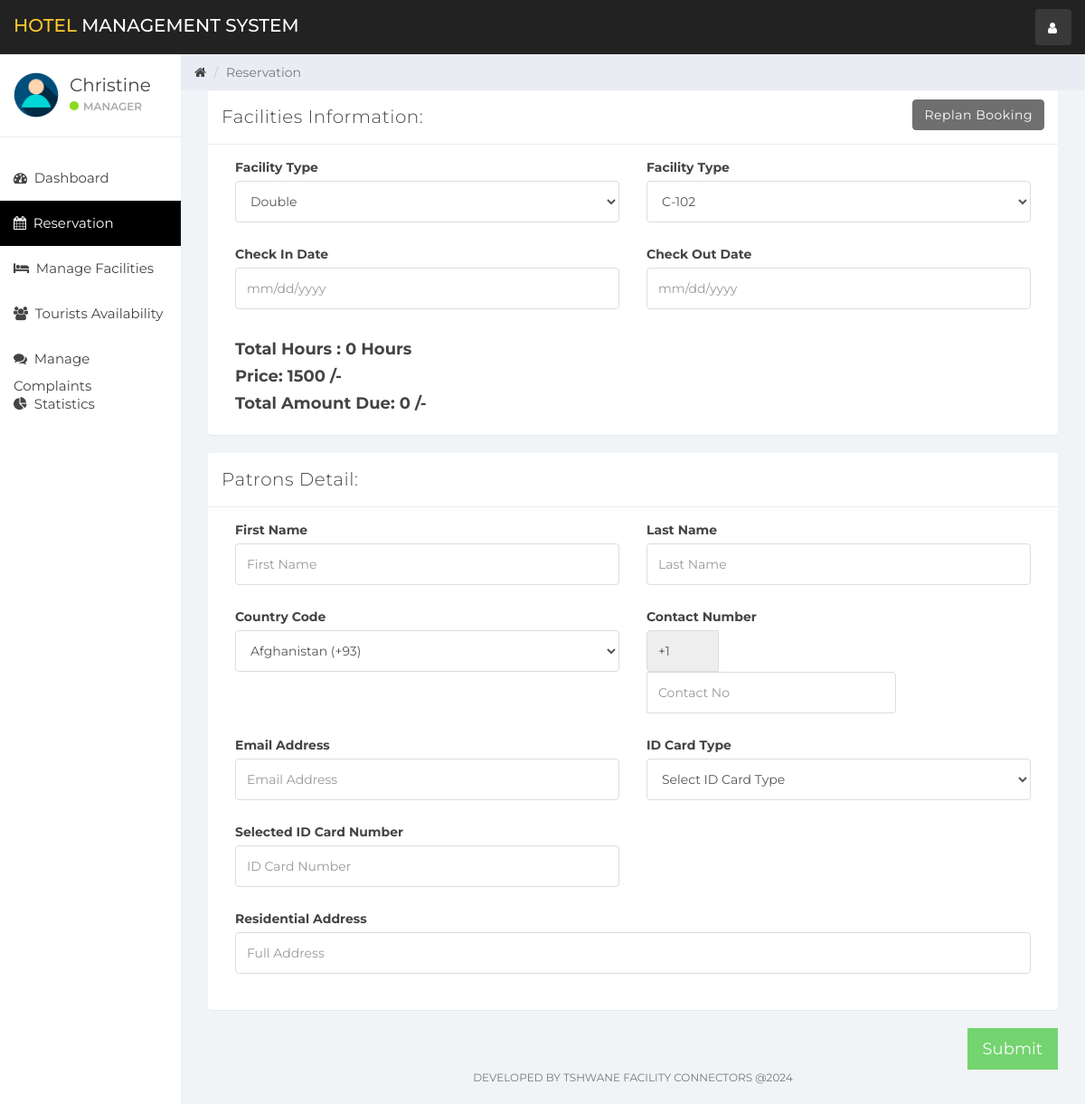
/index.php?reservation&room_id=10&room_type_id=2 (signed in), run on an earlier commit of the app's database.
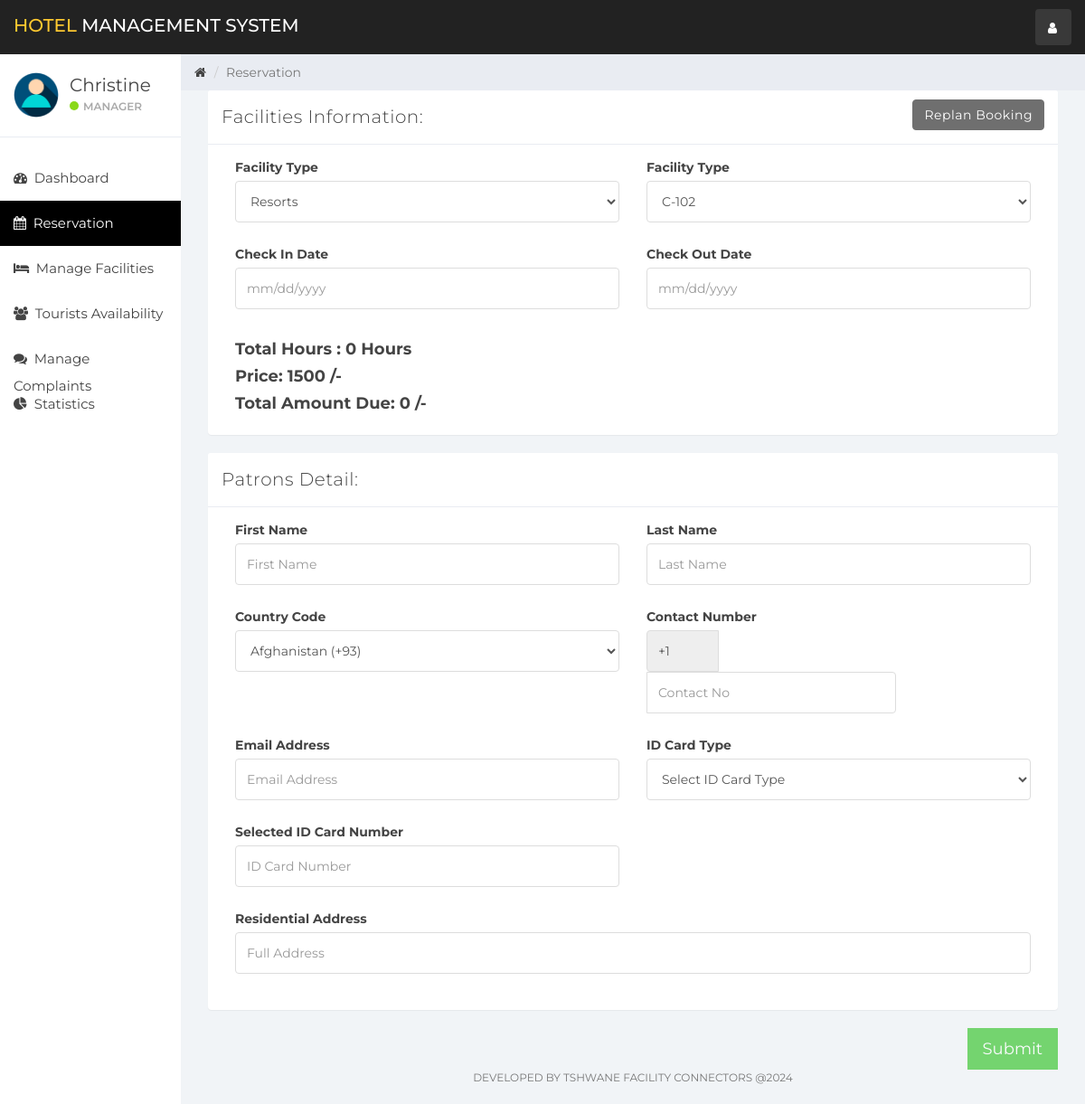
And on a later commit of the database.
### tables this page shows
CREATE TABLE `user` (
  `id` int(11) NOT NULL,
  `name` varchar(100) NOT NULL,
  `username` varchar(15) NOT NULL,
  `email` varchar(100) NOT NULL,
  `password` varchar(100) NOT NULL,
  `created_at` timestamp NOT NULL DEFAULT CURRENT_TIMESTAMP
);

CREATE TABLE `room` (
  `room_id` int(10) NOT NULL,
  `room_type_id` int(10) NOT NULL,
  `room_no` varchar(10) NOT NULL,
  `status` tinyint(1) DEFAULT NULL,
  `check_in_status` tinyint(1) NOT NULL,
  `check_out_status` tinyint(1) NOT NULL,
  `deleteStatus` tinyint(1) DEFAULT '0'
);

CREATE TABLE `room_type` (
  `room_type_id` int(10) NOT NULL AUTO_INCREMENT,
  `room_type` varchar(100) NOT NULL,
  `price` int(10) NOT NULL,
  `max_person` int(10) NOT NULL,
  PRIMARY KEY (`room_type_id`)
);

### reservation.php (the view, shortened to what the rows shown need)
<?php
if (isset($_GET['room_id'])){
    $get_room_id = $_GET['room_id'];
    $get_room_sql = "SELECT * FROM room NATURAL JOIN room_type WHERE room_id = '$get_room_id'";
    $get_room_result = mysqli_query($connection,$get_room_sql);
    $get_room = mysqli_fetch_assoc($get_room_result);
    $get_room_type_id = $get_room['room_type_id'];
    $get_room_type = $get_room['room_type'];
    $get_room_no = $get_room['room_no'];
    $get_room_price = $get_room['price'];
}
?>
<div class="col-sm-9 col-sm-offset-3 col-lg-10 col-lg-offset-2 main">
    <div class="row">
        <div class="col-lg-12">
            <form role="form" id="booking" data-toggle="validator">
                <div class="col-lg-12">
                    <?php
                    if (isset($_GET['room_id'])){?>
                        <div class="panel panel-default">
                            <div class="panel-heading">Facilities Information:
                                <a class="btn btn-secondary pull-right" href="index.php?room_mang">Replan Booking</a>
                            </div>
                            <div class="panel-body">
                                <div class="form-group col-lg-6">
                                    <label>Facility Type</label>
                                    <select class="form-control" id="room_type" data-error="Select Facility Type" required>
                                        <option selected value="<?php echo $get_room_type_id; ?>"><?php echo $get_room_type; ?></option>
                                    </select>
                                </div>
                                <div class="form-group col-lg-6">
                                    <label>Facility Type</label>
                                    <select class="form-control" id="room_no" onchange="fetch_price(this.value)" required data-error="Select Facility">
                                        <option selected value="<?php echo $get_room_id; ?>"><?php echo $get_room_no; ?></option>
                                    </select>
                                </div>
                                <div class="form-group col-lg-6">
                                    <label>Check In Date</label>
                                    <input type="text" class="form-control" placeholder="mm/dd/yyyy" id="check_in_date" data-error="Select Check In Date" required>
                                </div>
                                <div class="form-group col-lg-6">
                                    <label>Check Out Date</label>
                                    <input type="text" class="form-control" placeholder="mm/dd/yyyy" id="check_out_date" data-error="Select Check Out Date" required>
                                </div>
                                <div class="col-lg-12">
                                    <h4 style="font-weight: bold">Total Hours : <span id="staying_day">0</span> Hours</h4>
                                    <h4 style="font-weight: bold">Price: <span id="price"><?php echo $get_room_price; ?></span> /-</h4>
                                    <h4 style="font-weight: bold">Total Amount Due: <span id="total_price">0</span> /-</h4>
                                </div>
                            </div>
                        </div>
                    <?php }
                    ?>
                </div>
            </form>
        </div>
    </div>
</div>

### sidebar.php (shortened to what the rows shown need)
<div id="sidebar-collapse" class="col-sm-3 col-lg-2 sidebar">
    <div class="profile-sidebar">
        <div class="profile-usertitle">
            <div class="profile-usertitle-name"><?php echo $user['name'];?></div>
            <div class="profile-usertitle-status"><span class="indicator label-success"></span>Manager</div>
        </div>
    </div>
</div>

What changed in the data, as far as the page shows it:
changed through a linked row, room: room_type.room_type "Double" → "Resorts"
